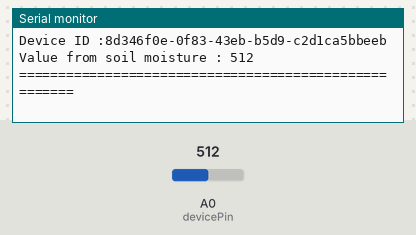
A sketch run on a simulated Arduino Uno, built with avr-gcc and run on an emulated ATmega328P. Parts: the last lines printed to the serial monitor. The inputs (shaded band) are chosen by the test bench; at power-on: A0 (devicePin) = 512.

Above: at 5.8 s.
5.9 s: A0 (devicePin) set to 716
At 10.7 s:
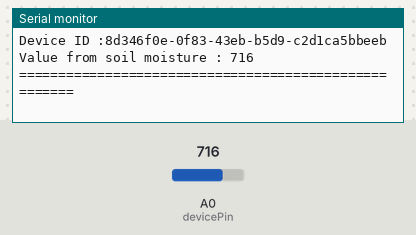
11.9 s: A0 (devicePin) set to 900
At 16.0 s:
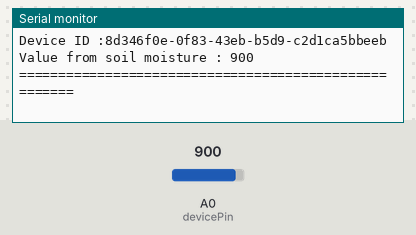
Timing chart, 0 to 17.5 s (numbered marks = the images above; inputs shaded):
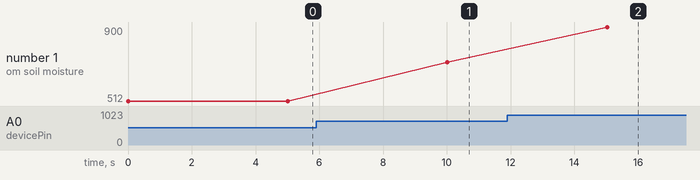

Measured:
- after the input at 5.9 s, the serial monitor: prints a new line after 4.1 s (image 1)
- after the input at 11.9 s, the serial monitor: prints a new line after 3.1 s (image 2)
- plotted number 1: 512 → 716 after the input at 5.9 s, 716 → 900 after the input at 11.9 s

The sketch:

soil-moisture-serial.ino
```cpp
/*
 *  PLEASE DONT DELETE AND EDIT
 *  Develop by          : Nurman Hariyanto
 *  Email               : nurman.hariyanto13@gmail.com
 *  Project             : Workshop Soil Moisture
 *  Version             : 1.0
 *  Description         : This code for get data from soil moisture and display data to serial monitor
 *  Microcontroller     : Wemos Mini ESP8266
 *                        NodeMCU ESP8266
 *  Device              : Soil Moisture Sensor Module
 */


/*
 * YOU CAN EDIT NOW
 */


////////////////////////////////////////////////////////////////////////////////////////////////////////////////////////////


/*7
 * Device parameter
 * -Guid -> Id Device (unique) you can generate from here (https://www.uuidgenerator.net/version1)
 * -status device -> save last state from the pump is on or off (1 = on , 0 = off)
 * -pin microcontroller
 */
String deviceGuid                = "8d346f0e-0f83-43eb-b5d9-c2d1ca5bbeeb"; //You can change this guid with your guid
int devicePin                    = A0; //this is a analog pin

void setup(){
  pinMode(devicePin,INPUT);
  Serial.begin(115200);
}


void loop(){
  int dataSoil= analogRead(devicePin);
  Serial.print("Device ID :");
  Serial.println(deviceGuid);
  Serial.print("Value from soil moisture : ");
  Serial.println(dataSoil);
  Serial.println("======================================================");
  delay(5000);

}
```
